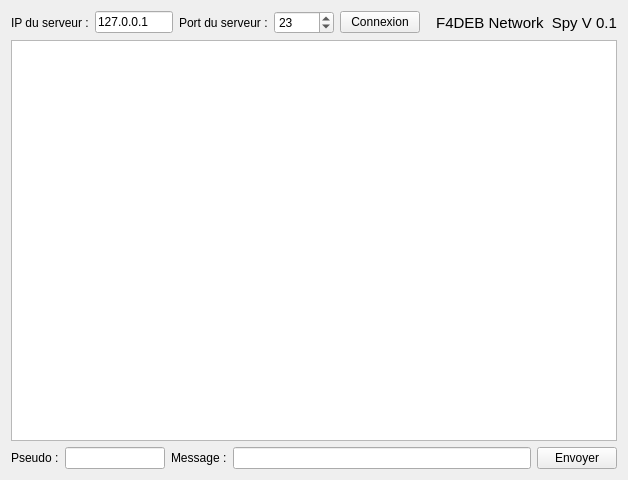
<?xml version="1.0" encoding="UTF-8"?>
<ui version="4.0">
 <class>FenClient</class>
 <widget class="QWidget" name="FenClient">
  <property name="geometry">
   <rect>
    <x>0</x>
    <y>0</y>
    <width>628</width>
    <height>480</height>
   </rect>
  </property>
  <property name="windowTitle">
   <string>F4DEB Network Spy</string>
  </property>
  <property name="windowIcon">
   <iconset>
    <normaloff>chat.png</normaloff>chat.png</iconset>
  </property>
  <layout class="QVBoxLayout" name="verticalLayout_2">
   <item>
    <layout class="QHBoxLayout" name="horizontalLayout">
     <item>
      <widget class="QLabel" name="label">
       <property name="text">
        <string>IP du serveur :</string>
       </property>
      </widget>
     </item>
     <item>
      <widget class="QLineEdit" name="serveurIP">
       <property name="maximumSize">
        <size>
         <width>150</width>
         <height>16777215</height>
        </size>
       </property>
       <property name="text">
        <string>127.0.0.1</string>
       </property>
      </widget>
     </item>
     <item>
      <widget class="QLabel" name="label_2">
       <property name="text">
        <string>Port du serveur :</string>
       </property>
      </widget>
     </item>
     <item>
      <widget class="QSpinBox" name="serveurPort">
       <property name="minimumSize">
        <size>
         <width>60</width>
         <height>0</height>
        </size>
       </property>
       <property name="accelerated">
        <bool>true</bool>
       </property>
       <property name="minimum">
        <number>1</number>
       </property>
       <property name="maximum">
        <number>65535</number>
       </property>
       <property name="value">
        <number>23</number>
       </property>
      </widget>
     </item>
     <item>
      <widget class="QPushButton" name="boutonConnexion">
       <property name="text">
        <string>Connexion</string>
       </property>
      </widget>
     </item>
     <item>
      <spacer name="horizontalSpacer">
       <property name="orientation">
        <enum>Qt::Horizontal</enum>
       </property>
       <property name="sizeHint" stdset="0">
        <size>
         <width>40</width>
         <height>20</height>
        </size>
       </property>
      </spacer>
     </item>
     <item>
      <layout class="QVBoxLayout" name="verticalLayout">
       <item>
        <widget class="QLabel" name="label_6">
         <property name="font">
          <font>
           <pointsize>11</pointsize>
           <weight>50</weight>
           <bold>false</bold>
          </font>
         </property>
         <property name="text">
          <string>F4DEB Network  Spy V 0.1</string>
         </property>
         <property name="alignment">
          <set>Qt::AlignCenter</set>
         </property>
        </widget>
       </item>
      </layout>
     </item>
    </layout>
   </item>
   <item>
    <widget class="QTextEdit" name="listeMessages">
     <property name="readOnly">
      <bool>true</bool>
     </property>
    </widget>
   </item>
   <item>
    <layout class="QHBoxLayout" name="horizontalLayout_2">
     <item>
      <widget class="QLabel" name="label_3">
       <property name="text">
        <string>Pseudo :</string>
       </property>
      </widget>
     </item>
     <item>
      <widget class="QLineEdit" name="pseudo">
       <property name="maximumSize">
        <size>
         <width>100</width>
         <height>16777215</height>
        </size>
       </property>
      </widget>
     </item>
     <item>
      <widget class="QLabel" name="label_4">
       <property name="text">
        <string>Message :</string>
       </property>
      </widget>
     </item>
     <item>
      <widget class="QLineEdit" name="message"/>
     </item>
     <item>
      <widget class="QPushButton" name="boutonEnvoyer">
       <property name="text">
        <string>Envoyer</string>
       </property>
       <property name="icon">
        <iconset>
         <normaloff>chat.png</normaloff>chat.png</iconset>
       </property>
      </widget>
     </item>
    </layout>
   </item>
  </layout>
 </widget>
 <resources/>
 <connections/>
</ui>
